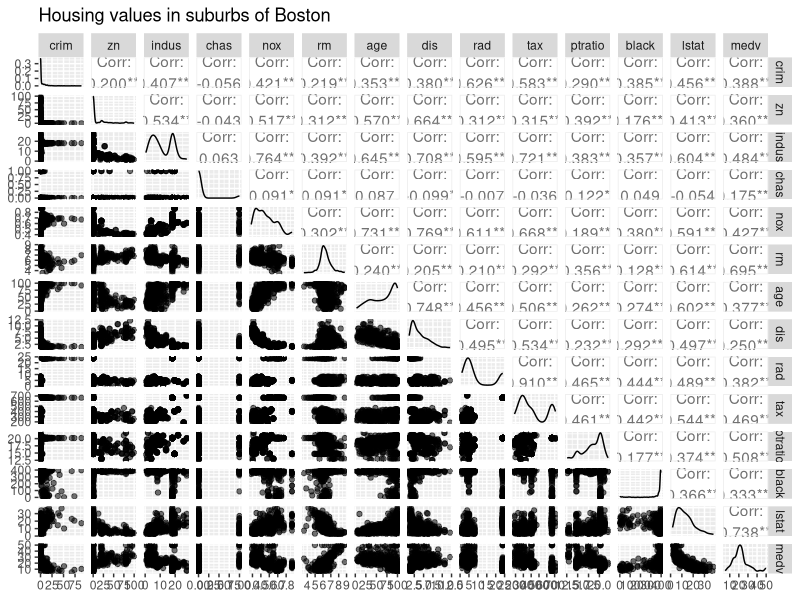
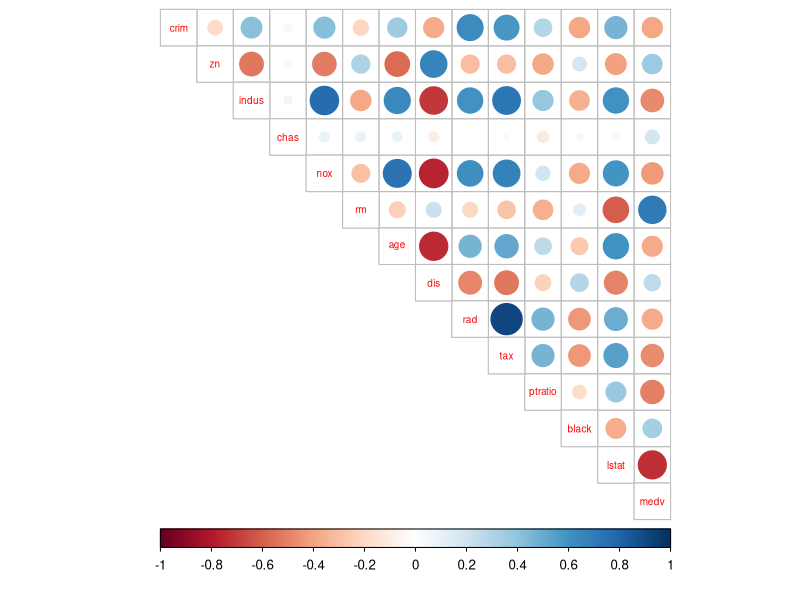
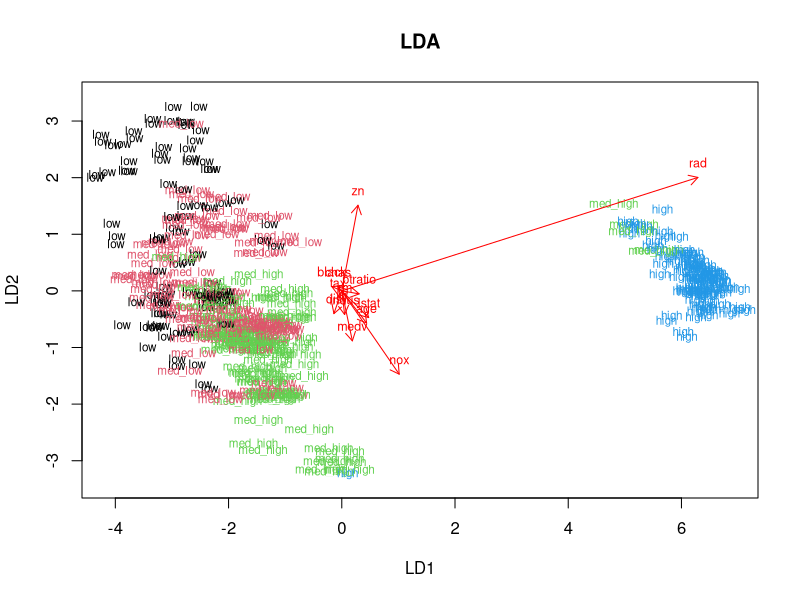
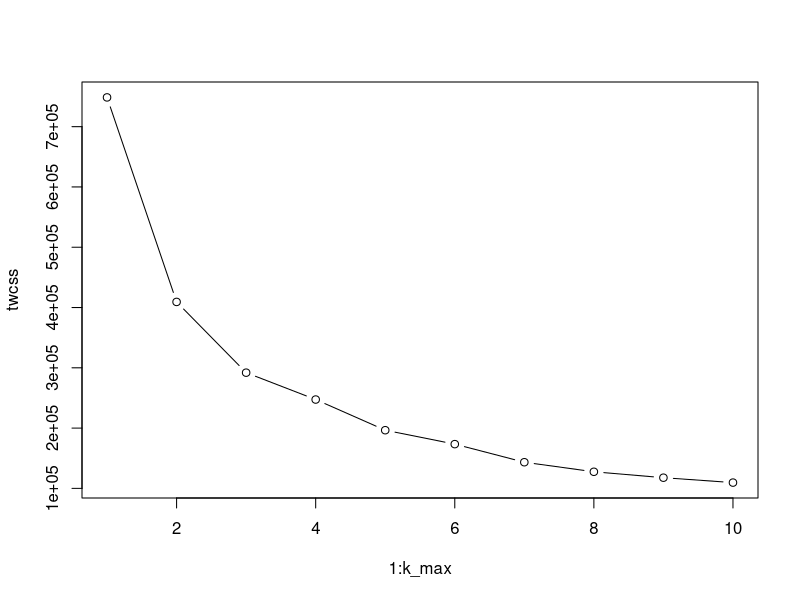
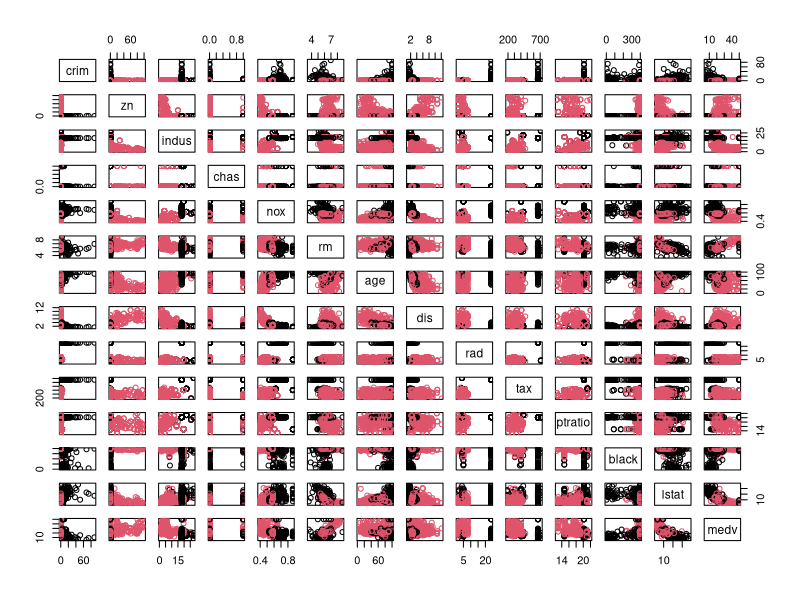

Recreate these plots in R, in order.
## ---- chunk 1
library(dplyr)
library(ggplot2)
library(MASS)
library(GGally)
library(tidyr)
library(corrplot)
## ---- chunk 2
# load the data from MASS package
data("Boston")
## check how the data look like (structure and dimension etc.)
glimpse(Boston)
## ---- chunk 3
# Plots 
p <- ggpairs(Boston, mapping = aes(alpha = 0.5), lower = list(combo = wrap("facethist", bins = 20)))
p1 <- p + ggtitle("Housing values in suburbs of Boston")
p1
## ---- chunk 4
# correlation plot
cor_matrix<-cor(Boston) %>% round(2)
corrplot(cor_matrix, method="circle", type="upper", cl.pos="b", tl.pos="d",tl.cex=0.6)
## ---- chunk 5
## summary of the data
summary(Boston)
## ---- chunk 6
# standardize data and print out the summary
boston_scaled <- as.data.frame(scale(Boston))
summary(boston_scaled)
#names(boston_scaled)
## ---- chunk 7
#create a categorical variable
scaled_crim <- boston_scaled$crim

# summary of the scaled_crim
summary(scaled_crim)

# create a quantile vector of crim and print it
bins <- quantile(scaled_crim)


# create a categorical variable 'crime'
crime <- cut(scaled_crim, breaks = bins, include.lowest = TRUE, labels = c("low", "med_low", "med_high", "high"))
# remove original crim from the dataset
boston_scaled <- dplyr::select(boston_scaled, -crim)
# add the new categorical value to scaled data
boston_scaled <- data.frame(boston_scaled, crime)
# Divide dataset to test and train sets
n <- nrow(boston_scaled)
# choose randomly 80% of the rows
ind <- sample(n,  size = n * 0.8)
#  train set
train <- boston_scaled[ind,]
# and test set 
test <- boston_scaled[-ind,]

# linear discriminant analysis on the train set 
lda.fit <- lda(crime ~., data = train)
lda.fit

# Plot
# the function for lda biplot arrows
lda.arrows <- function(x, myscale = 1, arrow_heads = 0.1, color = "red", tex = 0.75, choices = c(1,2)){
  heads <- coef(x)
  arrows(x0 = 0, y0 = 0, 
         x1 = myscale * heads[,choices[1]], 
         y1 = myscale * heads[,choices[2]], col=color, length = arrow_heads)
  text(myscale * heads[,choices], labels = row.names(heads), 
       cex = tex, col=color, pos=3)
}
# target classes as numeric
classes <- as.numeric(train$crime)
# plot the lda results
plot(lda.fit, dimen = 2, col=classes, pch=classes, main="LDA")
lda.arrows(lda.fit, myscale = 2)
## ---- chunk 8
# save test crime
correct_classes <- test$crime
## test set for prediction
test <- dplyr::select(test, -crime) 
# predict classes with test data
lda.pred <- predict(lda.fit, newdata = test)

# and cross tabulate the results
table(correct = correct_classes, predicted = lda.pred$class) 
## ---- chunk 9
data("Boston")
#scale
boston_scaled <- as.data.frame(scale(Boston))
# euclidean distance matrix
dist_eu <- dist(boston_scaled)
# look at the summary of the distances
summary(dist_eu)
k_max <- 10
# calculate the total within sum of squares
twcss <- sapply(1:k_max, function(k){kmeans(dist_eu, k)$tot.withinss})
# visualize the results to find optimal number of clusters
plot(1:k_max, twcss, type='b')
## ---- chunk 10
# Plot 
# k-means clustering
km <-kmeans(dist_eu, centers = 2)
# plot the Boston dataset with clusters
pairs(Boston, col = km$cluster)
